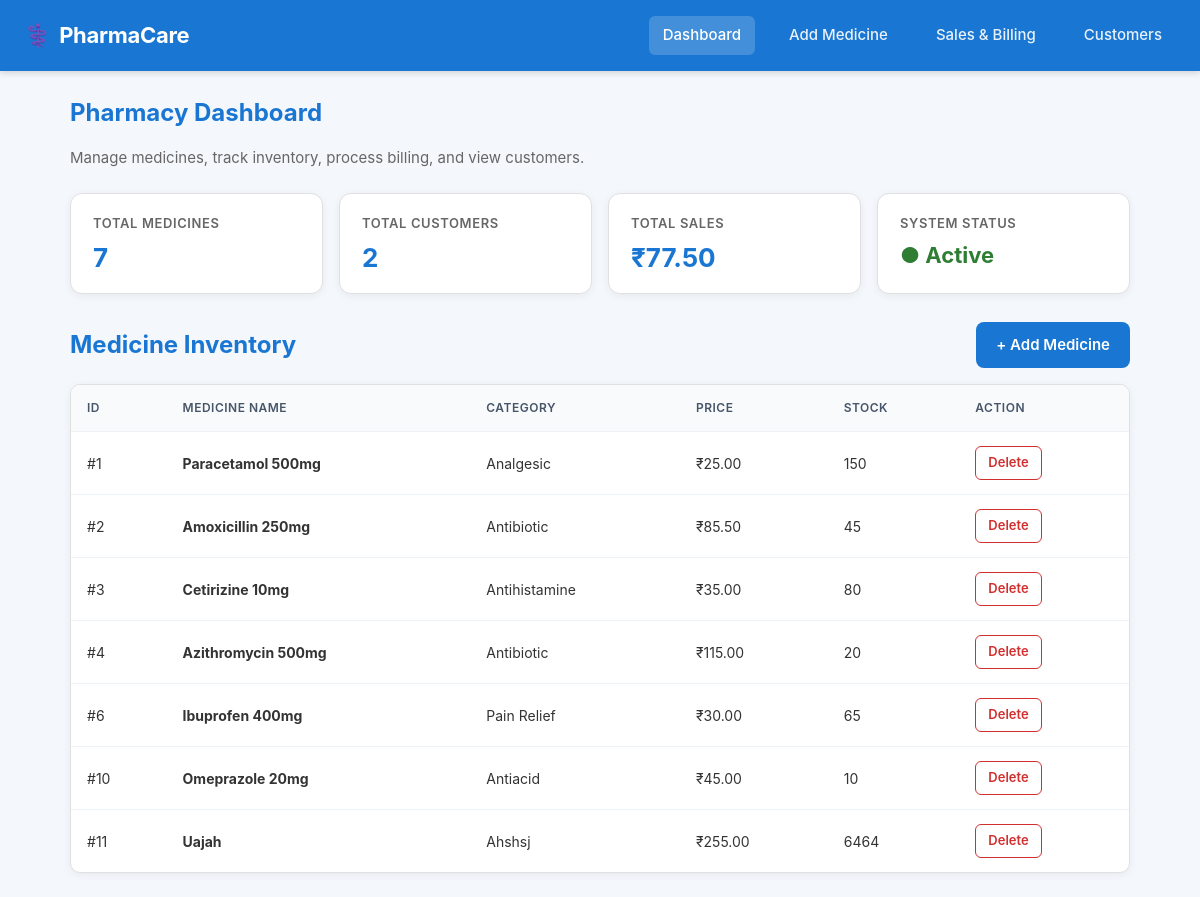
/dashboard, run on the app's committed database.
### tables this page shows
CREATE TABLE medicines (
            id INTEGER PRIMARY KEY AUTOINCREMENT,
            name TEXT NOT NULL,
            category TEXT NOT NULL,
            price REAL NOT NULL,
            quantity INTEGER NOT NULL,
            created_at TIMESTAMP DEFAULT CURRENT_TIMESTAMP
        );

### app.py (the view)
@app.route('/')
@app.route('/dashboard')
def home():
    conn = get_db_connection()
    medicines = conn.execute("SELECT * FROM medicines ORDER BY id ASC").fetchall()
    total_customers = conn.execute("SELECT COUNT(*) FROM customers").fetchone()[0]
    total_sales = conn.execute("SELECT COALESCE(SUM(total_amount), 0) FROM sales").fetchone()[0]
    conn.close()
    return render_template('index.html', medicines=medicines, total_customers=total_customers, total_sales=total_sales)

### app.py (called while the page is built)
@app.before_request
def ensure_db():
    if not os.path.exists(DB_PATH):
        init_db()

### database.py (called while the page is built)
def get_db_connection():
    conn = sqlite3.connect(DB_PATH)
    conn.row_factory = sqlite3.Row
    return conn

### templates/index.html (shortened to what this page needs)
<!DOCTYPE html>
<html lang="en">
<head>
    <link rel="stylesheet" href="{{ url_for('static', filename='style.css') }}">
</head>
<body>
    <header>
        <h1>⚕️ <a href="{{ url_for('home') }}">PharmaCare</a></h1>
        <nav class="desktop-nav">
            <a href="{{ url_for('home') }}" class="active">Dashboard</a>
            <a href="{{ url_for('add_medicine') }}">Add Medicine</a>
            <a href="{{ url_for('sales') }}">Sales & Billing</a>
            <a href="{{ url_for('customers') }}">Customers</a>
        </nav>
    </header>
    <main class="container">
        <h2>Pharmacy Dashboard</h2>
        <p class="subtitle">Manage medicines, track inventory, process billing, and view customers.</p>
        <section class="cards">
            <div class="card">
                <h3>Total Medicines</h3>
                <p>{{ medicines|length }}</p>
            </div>
            <div class="card">
                <h3>Total Customers</h3>
                <p>{{ total_customers }}</p>
            </div>
            <div class="card">
                <h3>Total Sales</h3>
                <p>₹{{ "%.2f"|format(total_sales) }}</p>
            </div>
            <div class="card">
                <h3>System Status</h3>
                <p style="color: #2e7d32; font-size: 22px;">● Active</p>
            </div>
        </section>
        <section class="inventory">
            <div class="section-header">
                <h2>Medicine Inventory</h2>
                <a class="btn" href="{{ url_for('add_medicine') }}">
                    + Add Medicine
                </a>
            </div>
            <div class="table-responsive">
                <table>
                    <thead>
                        <tr>
                            <th>ID</th>
                            <th>Medicine Name</th>
                            <th>Category</th>
                            <th>Price</th>
                            <th>Stock</th>
                            <th>Action</th>
                        </tr>
                    </thead>
                    <tbody>
                        {% for medicine in medicines %}
                        <tr>
                            <td>#{{ medicine.id }}</td>
                            <td><strong>{{ medicine.name }}</strong></td>
                            <td>{{ medicine.category }}</td>
                            <td>₹{{ "%.2f"|format(medicine.price) }}</td>
                            <td>
                                {% if medicine.quantity <= 5 %}
                                    <span class="badge-low">{{ medicine.quantity }} (Low)</span>
                                {% else %}
                                    {{ medicine.quantity }}
                                {% endif %}
                            </td>
                            <td>
                                <a class="delete"
                                   href="{{ url_for('delete_medicine', id=medicine.id) }}"
                                   onclick="return confirm('Delete {{ medicine.name }}?')">
                                    Delete
                                </a>
                            </td>
                        </tr>
                        {% else %}
                        <tr>
                            <td colspan="6" style="text-align: center; color: #777; padding: 25px;">
                                No medicines in inventory yet. <a href="{{ url_for('add_medicine') }}" style="color: #1976d2; font-weight: bold;">Add one now!</a>
                            </td>
                        </tr>
                        {% endfor %}
                    </tbody>
                </table>
            </div>
        </section>
    </main>
</body>
</html>

### static/style.css (style rules this page uses)
:root { --primary-color: #1976d2; --primary-hover: #125ca3; --bg-color: #f4f7fb; --card-bg: #ffffff; --text-primary: #333333; --text-muted: #666666; --danger-color: #d32f2f; --danger-hover: #b71c1c; --success-color: #2e7d32; --border-color: #e0e0e0; --shadow-sm: 0 2px 8px rgba(0, 0, 0, 0.06); --shadow-md: 0 4px 14px rgba(0, 0, 0, 0.1); --nav-height: 64px; --bottom-nav-height: 60px; }
* { margin: 0; padding: 0; box-sizing: border-box; -webkit-tap-highlight-color: transparent; }
body { font-family: -apple-system, BlinkMacSystemFont, "Segoe UI", Roboto, Oxygen, Ubuntu, Cantarell, "Helvetica Neue", sans-serif; background-color: var(--bg-color); color: var(--text-primary); line-height: 1.5; -webkit-font-smoothing: antialiased; }
header { background-color: var(--primary-color); color: white; padding: 16px 24px; display: flex; justify-content: space-between; align-items: center; box-shadow: 0 2px 6px rgba(0, 0, 0, 0.15); position: sticky; top: 0; z-index: 100; }
header h1 { font-size: 22px; font-weight: 700; display: flex; align-items: center; gap: 8px; letter-spacing: -0.3px; }
header h1 a { color: white; text-decoration: none; }
nav.desktop-nav { display: flex; align-items: center; gap: 20px; }
nav.desktop-nav a { color: rgba(255, 255, 255, 0.9); text-decoration: none; font-size: 15px; font-weight: 500; padding: 8px 14px; border-radius: 6px; transition: background-color 0.2s ease, opacity 0.2s ease; }
nav.desktop-nav a:hover, nav.desktop-nav a.active { background-color: rgba(255, 255, 255, 0.18); color: #ffffff; }
main, .container { max-width: 1100px; margin: 24px auto; padding: 0 20px; }
h2 { color: var(--primary-color); font-size: 24px; margin-bottom: 16px; font-weight: 700; }
p.subtitle { margin-bottom: 24px; color: var(--text-muted); font-size: 15px; }
.dashboard, .cards { display: grid; grid-template-columns: repeat(auto-fit, minmax(220px, 1fr)); gap: 16px; margin-bottom: 28px; }
.card { background: var(--card-bg); padding: 20px 22px; border-radius: 12px; box-shadow: var(--shadow-sm); border: 1px solid var(--border-color); transition: transform 0.15s ease, box-shadow 0.15s ease; }
.card h3 { color: var(--text-muted); margin-bottom: 8px; font-size: 13px; text-transform: uppercase; letter-spacing: 0.6px; font-weight: 600; }
.card p { font-size: 26px; font-weight: 700; color: var(--primary-color); line-height: 1.2; }
.section-header { display: flex; justify-content: space-between; align-items: center; margin-top: 24px; margin-bottom: 16px; flex-wrap: wrap; gap: 12px; }
.section-header h2 { margin-bottom: 0; }
button, .btn { display: inline-flex; align-items: center; justify-content: center; background-color: var(--primary-color); color: white; border: none; padding: 12px 20px; min-height: 46px; border-radius: 8px; cursor: pointer; font-size: 15px; font-weight: 600; text-decoration: none; text-align: center; transition: background-color 0.2s ease, transform 0.1s ease; user-select: none; }
a.delete { display: inline-flex; align-items: center; color: var(--danger-color); text-decoration: none; font-weight: 600; padding: 6px 12px; min-height: 34px; border-radius: 6px; border: 1px solid var(--danger-color); font-size: 13px; transition: all 0.2s ease; }
.table-responsive { width: 100%; overflow-x: auto; -webkit-overflow-scrolling: touch; border-radius: 10px; border: 1px solid var(--border-color); background: var(--card-bg); box-shadow: var(--shadow-sm); margin-top: 14px; margin-bottom: 24px; }
table { width: 100%; border-collapse: collapse; background: transparent; min-width: 500px; }
th, td { padding: 14px 16px; border-bottom: 1px solid #edf2f7; text-align: left; font-size: 14px; }
th { background-color: #f8fafc; color: #475569; font-weight: 600; text-transform: uppercase; font-size: 12px; letter-spacing: 0.5px; }
tbody tr:last-child td { border-bottom: none; }

### data on the page
medicines: id "1", name "Paracetamol 500mg", category "Analgesic", price "25.00", quantity "150"
medicines: id "2", name "Amoxicillin 250mg", category "Antibiotic", price "85.50", quantity "45"
medicines: id "3", name "Cetirizine 10mg", category "Antihistamine", price "35.00", quantity "80"
medicines: id "4", name "Azithromycin 500mg", category "Antibiotic", price "115.00", quantity "20"
medicines: id "6", name "Ibuprofen 400mg", category "Pain Relief", price "30.00", quantity "65"
medicines: id "10", name "Omeprazole 20mg", category "Antiacid", price "45.00", quantity "10"
medicines: id "11", name "Uajah", category "Ahshsj", price "255.00", quantity "6464"

### other printed values
{{ medicines|length }} "7"
{{ total_customers }} "2"
{{ "%.2f"|format(total_sales) }} "77.50"
